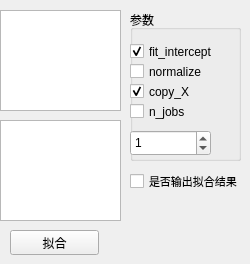
           <widget class="QWidget" name="page_15">
            <widget class="QListWidget" name="listWidget_linear_regression">
             <property name="geometry">
              <rect>
               <x>0</x>
               <y>10</y>
               <width>121</width>
               <height>101</height>
              </rect>
             </property>
            </widget>
            <widget class="QPushButton" name="linear_regression_Btn">
             <property name="geometry">
              <rect>
               <x>10</x>
               <y>230</y>
               <width>89</width>
               <height>25</height>
              </rect>
             </property>
             <property name="text">
              <string>拟合</string>
             </property>
            </widget>
            <widget class="QListWidget" name="listWidget_linear_regression_2">
             <property name="geometry">
              <rect>
               <x>0</x>
               <y>120</y>
               <width>121</width>
               <height>101</height>
              </rect>
             </property>
            </widget>
            <widget class="QGroupBox" name="groupBox_9">
             <property name="geometry">
              <rect>
               <x>130</x>
               <y>10</y>
               <width>111</width>
               <height>151</height>
              </rect>
             </property>
             <property name="title">
              <string>参数</string>
             </property>
             <widget class="QCheckBox" name="checkBox_linear_regression">
              <property name="geometry">
               <rect>
                <x>0</x>
                <y>30</y>
                <width>111</width>
                <height>23</height>
               </rect>
              </property>
              <property name="text">
               <string>fit_intercept</string>
              </property>
              <property name="checked">
               <bool>true</bool>
              </property>
             </widget>
             <widget class="QCheckBox" name="checkBox_linear_regression_2">
              <property name="geometry">
               <rect>
                <x>0</x>
                <y>50</y>
                <width>111</width>
                <height>23</height>
               </rect>
              </property>
              <property name="text">
               <string>normalize</string>
              </property>
             </widget>
             <widget class="QCheckBox" name="checkBox_linear_regression_3">
              <property name="geometry">
               <rect>
                <x>0</x>
                <y>70</y>
                <width>92</width>
                <height>23</height>
               </rect>
              </property>
              <property name="text">
               <string>copy_X</string>
              </property>
              <property name="checked">
               <bool>true</bool>
              </property>
             </widget>
             <widget class="QCheckBox" name="checkBox_linear_regression_4">
              <property name="geometry">
               <rect>
                <x>0</x>
                <y>90</y>
                <width>92</width>
                <height>23</height>
               </rect>
              </property>
              <property name="text">
               <string>n_jobs</string>
              </property>
             </widget>
             <widget class="QSpinBox" name="spinBox_linear_regression">
              <property name="geometry">
               <rect>
                <x>0</x>
                <y>120</y>
                <width>81</width>
                <height>26</height>
               </rect>
              </property>
              <property name="minimum">
               <number>-1000000000</number>
              </property>
              <property name="maximum">
               <number>1000000000</number>
              </property>
              <property name="value">
               <number>1</number>
              </property>
             </widget>
            </widget>
            <widget class="QCheckBox" name="checkBox_linear_regression_5">
             <property name="geometry">
              <rect>
               <x>130</x>
               <y>170</y>
               <width>111</width>
               <height>23</height>
              </rect>
             </property>
             <property name="font">
              <font>
               <pointsize>8</pointsize>
              </font>
             </property>
             <property name="text">
              <string>是否输出拟合结果</string>
             </property>
            </widget>
           </widget>
